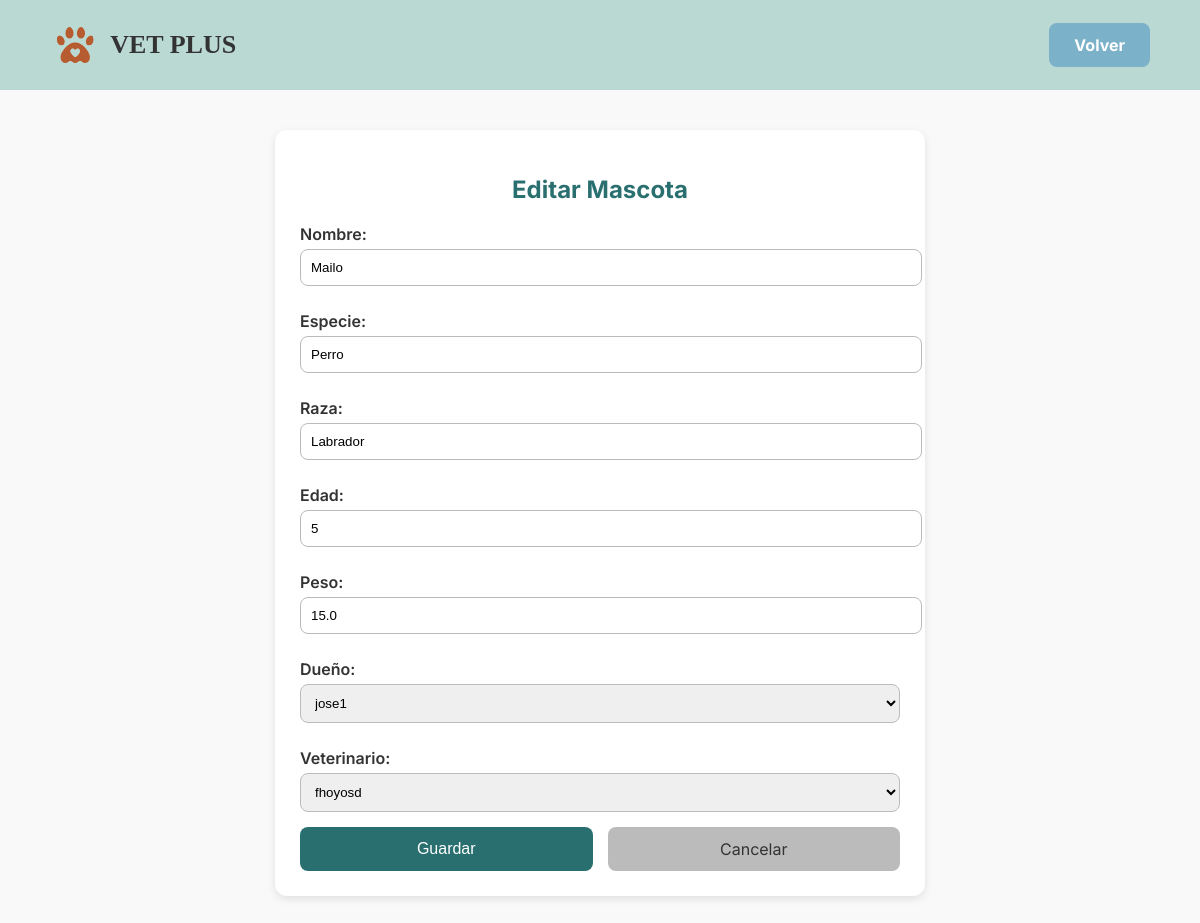
Screenshot of /admin/pets/edit/1 (signed in) with the database file from the repository.
### vetplus/models.py (models this page shows)
class Pet(db.Model):
    id = db.Column(db.Integer, primary_key = True)
    name = db.Column(db.String(100), nullable = False)
    species = db.Column(db.String(50), nullable = False)
    breed = db.Column(db.String(50), nullable = False)
    age = db.Column(db.Integer, nullable = False)
    weight = db.Column(db.Float, nullable = False)
    owner_id = db.Column(db.Integer, db.ForeignKey("user.id", ondelete = "CASCADE"), nullable = False)
    veterinarians = db.relationship(
        "User",
        secondary = vet_pet,
        back_populates = "patients"
    )

class User(db.Model, UserMixin):
    id = db.Column(db.Integer, primary_key = True)
    username = db.Column(db.String(50), unique = True, nullable = False)
    password = db.Column(db.String(100), nullable = False)
    role = db.Column(db.String(20), nullable = False, default = "owner") # owner, vet, admin
    name = db.Column(db.String(50), nullable = False)
    email = db.Column(db.String(100), unique = True, nullable = False)
    phone = db.Column(db.String(20), nullable = False)
    address = db.Column(db.String(200), nullable = False)
    pets = db.relationship("Pet", backref = "owner", cascade = "all, delete-orphan")
    patients = db.relationship(
        "Pet",
        secondary = vet_pet,
        back_populates = "veterinarians"
    )

### vetplus/routes/admin_pets.py (the view, shortened to what this page needs)
@admin_pets_bp.route("/admin/pets/edit/<int:pet_id>", methods=["GET", "POST"])
@login_required
def edit_pet(pet_id):
    admin_required()
    pet = Pet.query.get_or_404(pet_id)
    owners = User.query.filter_by(role="owner").all()
    vets = User.query.filter_by(role="vet").all()
    return render_template("admin/pets/edit_pet.html", pet = pet, owners = owners, vets = vets)

### vetplus/models.py (called while the page is built)
@login_manager.user_loader
def load_user(user_id):
    return User.query.get(int(user_id))

### vetplus/utils.py (called while the page is built)
def admin_required():
    if not current_user.is_authenticated or current_user.role != "admin":
        abort(403)

### templates/admin/pets/edit_pet.html (shortened to what this page needs)
<!DOCTYPE html>
<html lang="es">
<head>
</head>
<body>
    <header>
        <div class="logo">
            <img src="{{ url_for('static', filename='img/logo.png') }}" alt="Logo Vetplus">
            <h1>VET PLUS</h1>
        </div>
        <a href="{{ url_for('admin_pets.manage_pets') }}" class="btn">Volver</a>
    </header>
    <div class="container">
        <h2>Editar Mascota</h2>
        <form action="{{ url_for('admin_pets.edit_pet', pet_id=pet.id) }}" method="POST">
            <label for="name">Nombre:</label>
            <input type="text" name="name" value="{{ pet.name }}" required>
            <label for="species">Especie:</label>
            <input type="text" name="species" value="{{ pet.species }}" required>
            <label for="breed">Raza:</label>
            <input type="text" name="breed" value="{{ pet.breed }}">
            <label for="age">Edad:</label>
            <input type="number" name="age" value="{{ pet.age }}" required>
            <label for="weight">Peso:</label>
            <input type="number" step="0.1" name="weight" value="{{ pet.weight }}">
            <label for="owner_id">Dueño:</label>
            <select name="owner_id" required>
                {% for owner in owners %}
                <option value="{{ owner.id }}" {% if pet.owner_id==owner.id %}selected{% endif %}>{{ owner.username }}
                </option>
                {% endfor %}
            </select>
            <label for="vet_id">Veterinario:</label>
            <select name="vet_id" required>
                {% for vet in vets %}
                <option value="{{ vet.id }}" {% if pet.vet_id==vet.id %}selected{% endif %}>{{ vet.username }}</option>
                {% endfor %}
            </select>
            <div class="actions">
                <button type="submit" class="actions-btn btn-save">Guardar</button>
                <a href="{{ url_for('admin_pets.manage_pets') }}" class="actions-btn btn-cancel">Cancelar</a>
            </div>
        </form>
    </div>
</body>
</html>

### templates/admin/pets/edit_pet.html (style rules this page uses)
body { margin: 0; font-family: 'Inter', sans-serif; background: #f9f9f9; color: #333; }
header { display: flex; justify-content: space-between; align-items: center; padding: 20px 50px; background-color: #b9d9d2; }
.logo { display: flex; align-items: center; gap: 10px; }
.logo img { height: 50px; }
.logo h1 { font-family: 'Just Me Again Down Here', cursive; font-size: 26px; margin: 0; }
.btn { background: #7bb1c9; border: none; padding: 12px 25px; font-size: 16px; font-weight: bold; border-radius: 8px; cursor: pointer; color: #fff; transition: transform 0.2s ease, background 0.3s ease; text-decoration: none; }
.container { max-width: 600px; margin: 40px auto; background: #fff; padding: 25px; border-radius: 12px; box-shadow: 0 3px 8px rgba(0, 0, 0, 0.1); }
h2 { text-align: center; color: #2a6f6f; margin-bottom: 20px; }
form label { display: block; margin: 10px 0 5px; font-weight: 600; }
form input, form select { width: 100%; padding: 10px; border: 1px solid #bbb; border-radius: 8px; margin-bottom: 15px; }
.actions { display: flex; gap: 15px; }
.actions-btn { flex: 1; padding: 12px; border: none; border-radius: 8px; font-size: 16px; cursor: pointer; }
.btn-save { background: #2a6f6f; color: #fff; }
.btn-cancel { background: #bbb; color: #333; text-align: center; text-decoration: none; display: flex; align-items: center; justify-content: center; }

### rows the page displays
Pet: name "Mailo", species "Perro", breed "Labrador", age "5", weight "15.0", owner_id "jose1"

### other values shown
form field vet_id "fhoyosd"
